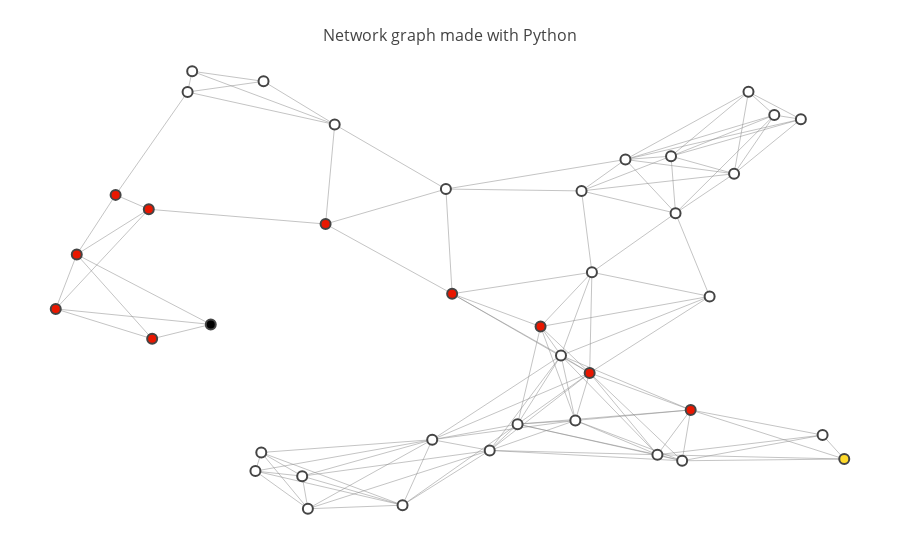

Write notebook code for a chart like this one.
### Markdown cell above
### Advanced Visualizations

The map above shows a network of roads which spans 40 different intersections (labeled 0 through 39). 

The `show_map` function which generated this map also takes a few optional parameters which might be useful for visualizaing the output of the search algorithm you will write.

* `start` - The "start" node for the search algorithm.
* `goal`  - The "goal" node.
* `path`  - An array of integers which corresponds to a valid sequence of intersection visits on the map.

### Code cell
# run this code, note the effect of including the optional
# parameters in the function call.
show_map(map_40, start=8, goal=24, path=[8, 33, 30, 14, 5, 16, 37, 12, 34, 31, 10, 24])

### Figure 1 — Plotly figure (JSON) as saved in the notebook; plotly's stock layout.template omitted (floating-point values rounded to 4 significant figures; data arrays with more than 128 entries replaced by an {"elided": "..."} marker saying what was removed)
{"data": [{"hoverinfo": "none", "line": {"color": "#888", "width": 0.5}, "mode": "lines", "type": "scatter", "x": {"elided": "369 float values"}, "y": {"elided": "369 float values"}}, {"hoverinfo": "text", "marker": {"color": [0, 0, 0, 0, 0, 2, 0, 0, 3, 0, 2, 0, 2, 0, 2, 0, 2, 0, 0, 0, 0, 0, 0, 0, 1, 0, 0, 0, 0, 0, 2, 2, 0, 2, 2, 0, 0, 2, 0, 0], "colorbar": {"thickness": 15, "title": "Node Connections", "titleside": "right", "xanchor": "left"}, "colorscale": "Hot", "line": {"width": 2}, "reversescale": true, "showscale": false, "size": 10}, "mode": "markers", "text": ["Intersection 0", "Intersection 1", "Intersection 2", "Intersection 3", "Intersection 4", "Intersection 5", "Intersection 6", "Intersection 7", "Intersection 8", "Intersection 9", "Intersection 10", "Intersection 11", "Intersection 12", "Intersection 13", "Intersection 14", "Intersection 15", "Intersection 16", "Intersection 17", "Intersection 18", "Intersection 19", "Intersection 20", "Intersection 21", "Intersection 22", "Intersection 23", "Intersection 24", "Intersection 25", "Intersection 26", "Intersection 27", "Intersection 28", "Intersection 29", "Intersection 30", "Intersection 31", "Intersection 32", "Intersection 33", "Intersection 34", "Intersection 35", "Intersection 36", "Intersection 37", "Intersection 38", "Intersection 39"], "type": "scatter", "x": [0.7802, 0.525, 0.8085, 0.2599, 0.7354, 0.09089, 0.314, 0.6825, 0.2013, 0.8552, 0.7582, 0.2531, 0.4814, 0.9112, 0.04581, 0.4583, 0.1294, 0.6077, 0.7196, 0.886, 0.4238, 0.8252, 0.4742, 0.2625, 0.9364, 0.6243, 0.5573, 0.7483, 0.6436, 0.3451, 0.02142, 0.641, 0.1744, 0.1333, 0.584, 0.3074, 0.7406, 0.3345, 0.1797, 0.6315], "y": [0.4947, 0.1495, 0.7696, 0.1449, 0.809, 0.7223, 0.01876, 0.8016, 0.432, 0.9011, 0.2403, 0.1032, 0.5006, 0.1839, 0.5887, 0.1736, 0.69, 0.3623, 0.1399, 0.8919, 0.02677, 0.9533, 0.7353, 0.9768, 0.1302, 0.2167, 0.2084, 0.1263, 0.5489, 0.88, 0.4666, 0.3233, 0.9529, 0.3997, 0.427, 0.09187, 0.6813, 0.6569, 0.9994, 0.7312]}], "layout": {"hovermode": "closest", "margin": {"b": 20, "l": 5, "r": 5, "t": 40}, "showlegend": false, "title": "<br>Network graph made with Python", "titlefont": {"size": 16}, "xaxis": {"showgrid": false, "showticklabels": false, "zeroline": false}, "yaxis": {"showgrid": false, "showticklabels": false, "zeroline": false}}}
